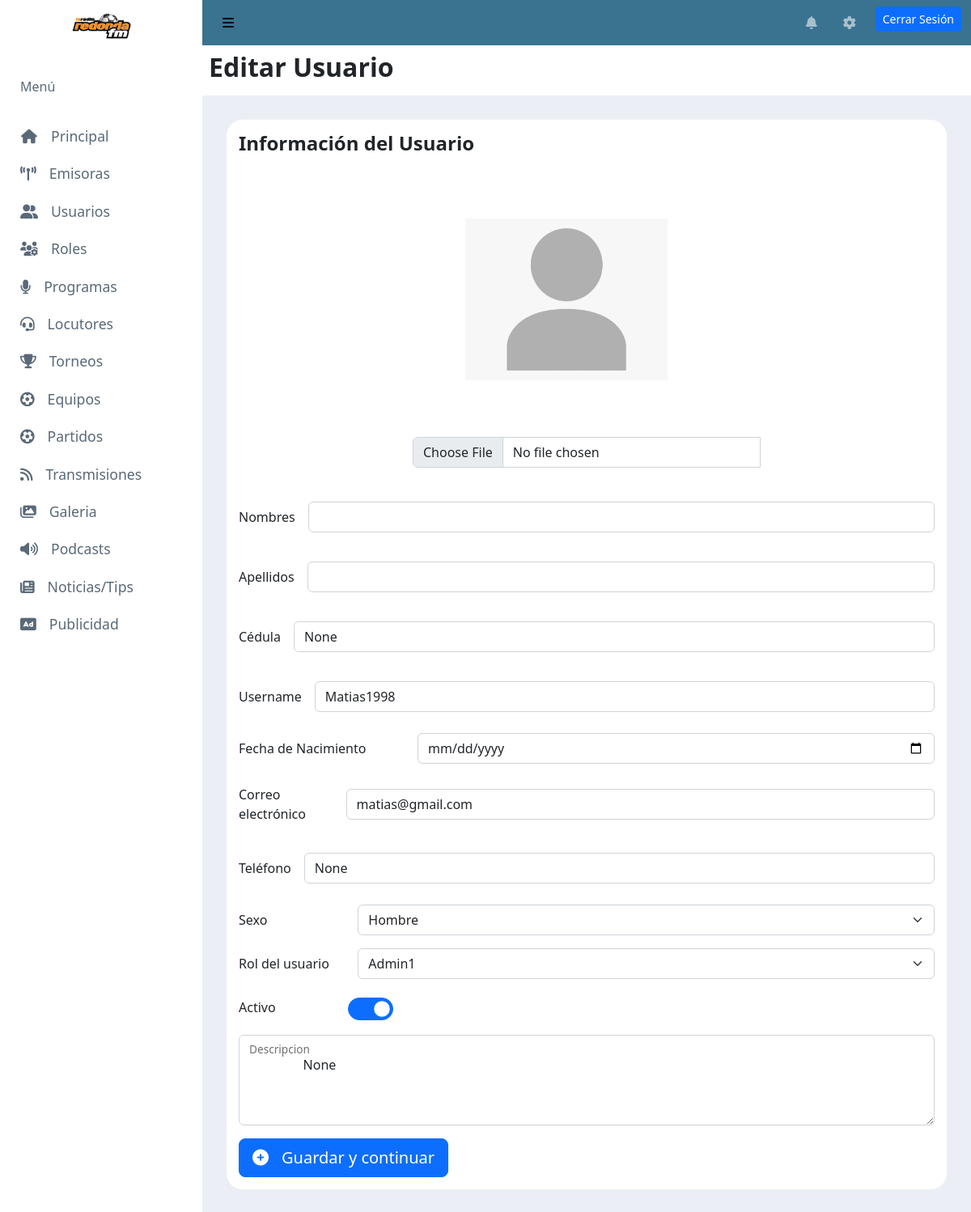
The page /usuarios/editar/14 (signed in) on the database its author committed.
### accounts/models.py (models this page shows, shortened)
class Usuario(AbstractUser):
    username = models.CharField(max_length=50, blank=True, null=True, unique=True)
    sexo = models.CharField(max_length=30, blank=True, null=True)
    email = models.CharField(max_length=40, blank=True, null=True)
    cedula = models.CharField(max_length=11, blank=True, null=True)
    slug = models.SlugField(unique=True)
    fechaNacimiento = models.DateField(db_column='fechaNacimiento', blank=True, null=True)
    telefono = models.CharField(max_length=15, blank=True, null=True)
    descripcion = models.TextField(blank=True, null=True)
    foto = models.CharField(max_length=2080, blank=True, null=True)
    metodo_ingreso = models.CharField(max_length=20, choices=OPCIONES_INGRESO, default='email')
    def has_perm(self, perm, obj=None):
        if super().has_perm(self, perm):
            return True

### WebAdminRadio/custom_views/usuarios_views.py (the view, shortened to what this page needs)
# urls.py: path('usuarios/editar/<int:id_usuario>', usuarios_views.editar_usuario, name='editar_usuario'),
@login_required
@permission_required('accounts.change_usuario', login_url='/permiso-no-autorizado')
def editar_usuario(request: HttpRequest, id_usuario):
    roles = RolGroup.objects.filter(activo=True)
    usuario_editar = Usuario.objects.get(id=id_usuario)
    context = {
        'title': 'Editar Usuario',
        'roles': roles,
        'usuario': usuario_editar,
        'permisos_id': usuario_editar.groups.all().values_list('id', flat=True)
    }
    return render(request,"webAdminRadio/editar_usuario.html", context)

### WebAdminRadio/templatetags/accounts_tags.py (called while the page is built)
@register.filter
def verificar_permiso(usuario: Usuario, nombre_permiso: str):
    return usuario.has_perm(nombre_permiso)

### WebAdminRadio/templates/webAdminRadio/editar_usuario.html (shortened to what this page needs)
{% extends 'webAdminRadio/base_site.html' %}
{% load static %}
{% block page_style %}
<link rel="stylesheet" type="text/css" href="{% static 'webAdminRadio/css/agregar_segmento.css' %}">
<link rel="stylesheet" type="text/css" href="{% static 'webAdminRadio/css/editar_usuario.css' %}">
<link rel="stylesheet" type="text/css" href="{% static 'webAdminRadio/css/componentes/modal_info.css' %}">
{% endblock %}
{% block content %}
    <h4><b>Información del Usuario </b></h4>
    <form id="addLocutor" onsubmit="false" action="{% url 'editar_usuario' usuario.id %}"
        method="POST" enctype="multipart/form-data">
        <div class="d-flex flex-column align-items-center mb-3">
            <div class="img-holder d-flex align-items-center">
                <img id="preview"
                {% if usuario.foto %}
                    src="{{ usuario.foto }}" alt="foto"
                {% else %}
                    src="{% static 'webAdminRadio/images/generic_avatar.png' %}" alt="generic" width="250px" height="200px"
                {% endif %}>
            </div>
            <div class="form-file input-group mb-3 w-50">
                <input type="file" name="archivo" class="form-control" id="imgSegmento" accept=".png, .jpg, .jpeg" oninvalid="this.setCustomValidity('Ingrese una imagen')" oninput="this.setCustomValidity('')">
            </div>
        </div>
        <div class="my-3 row align-items-center ">
            <div class="input-container">
                <label for="nombre" class="me-3">Nombres</label>
                    <input class="form-control" id="nombre" value="{{ usuario.first_name }}" name="nombre" type="text"
                onkeyup="validateName()"required>
            </div>
        </div>
        <div class="my-3 row align-items-center">
            <div class="input-container">
                <label for="apellido" class="me-3">Apellidos</label>
                <input id="apellido" name="apellido" type="text" class="form-control" value="{{ usuario.last_name }}"
                onkeyup="validateLastName()"required>
            </div>
        </div>
        <div class="my-3 row align-items-center">
            <div class="input-container">
                <label for="cedula" class="me-3">Cédula</label>
                <input id="cedula" name="cedula" type="text" class="form-control" value="{{ usuario.cedula }}"
                onkeyup="validateID()"
                    required>
            </div>
        </div>
        <div class="my-3 row align-items-center">
            <div class="input-container">
                <label for="user" class="me-3">Username</label>
                <input id="username" name="username" type="text" class="form-control" value="{{ usuario.username }}"
                onkeyup="validateUsername()"
                    required>
            </div>
        </div>
        <div class="my-3 row align-items-center">
            <div class="col-3">
                <label for="fechaNac">Fecha de Nacimiento</label>
            </div>
            <div class="col-9">
                <input id="fechaNac" name="fechaNac" type="date" class="form-control"
                    value="{{ usuario.fechaNacimiento|date:'Y-m-d' }}" oninvalid="this.setCustomValidity('Ingrese una fecha')"
                    oninput="this.setCustomValidity('')" required>
            </div>
        </div>
        <div class="my-3 row align-items-center">
            <div class="input-container">
                <label for="email" class="me-3">Correo electrónico</label>
                <input id="email" name="email" type="email" class="form-control" value="{{ usuario.email }}"
                onkeyup="validateEmail()"
                    required>
            </div>
        </div>
        <div class="my-3 row align-items-center">
            <div class="input-container">
                <label for="telefono" class="me-3">Teléfono</label>
                <input id="telefono" name="telefono" type="tel" pattern="[0-9]{9,10}" class="form-control"
                onkeyup="validateTelefono()" value="{{ usuario.telefono }}" required>
            </div>
        </div>
        <div class="my-3 row align-items-center">
            <div class="col-2">
                <label >Sexo</label>
            </div>
            <div class="col-10">
                <select  name="sexo" value="noBinario" class="form-select" aria-label="Default select example">
                    {% if usuario.sexo == "hombre"%}
                        <option value="hombre" selected>Hombre</option>
                    {% else %}
                        <option value="hombre">Hombre</option>
                    {%endif %}
                    </select>
            </div>
        </div>
        <div class="my-3 row align-items-center">
            <div class="col-2">
                <label for="tipo_usuario">Rol del usuario</label>
            </div>
            <div class="col-10">
                <select name="roles" class=" form-select" aria-label="Default select example">
                    {% for rol in roles %}
                        <option value="{{ rol.id }}"
                        > {{ rol.name }} </option>
                    {% endfor %}
                </select>
            </div>
        </div>
        <div class="my-3 row align-items-center">
            <div class="col-2">
                <label class="form-check-label" for="flexSwitchCheckChecked">Activo</label>
            </div>
            <div class="col-10 fs-3 form-check form-switch">
                <input name="activo" class="form-check-input" type="checkbox"
                {% if usuario.is_active %}
                    checked
                {% endif %}
                role="switch" id="flexSwitchCheckChecked">
            </div>
        </div>
        <div class="my-3 form-floating">
            <textarea name="descripcion"  class="form-control" style="height: 7rem;" placeholder="Leave a comment here" id="floatingTextarea">
                {{usuario.descripcion}}
            </textarea>
            <label for="floatingTextarea">Descripcion</label>
        </div>
        <button type="submit" class="btn btn-primary btn-lg submit">
            <i class="fas fa-plus-circle"></i>Guardar y continuar
        </button>
    </form>
{% endblock %}

### WebAdminRadio/static/webAdminRadio/css/base_site.css (style rules this page uses)
a i, .submit i { margin-right: 1rem; }

### WebAdminRadio/static/webAdminRadio/css/agregar_segmento.css (style rules this page uses)
.img-holder { margin: 20px; height: 300px; width: 300px; overflow: hidden; }
#preview { max-width: 100%; max-height: 100%; }

### WebAdminRadio/static/webAdminRadio/css/editar_usuario.css (style rules this page uses)
.input-container { width: 100%; display: flex; align-items: center; margin: 10px 0; position: relative; }

### rows shown on the page
Usuario: cedula "None", username "Matias1998", email "matias@gmail.com", telefono "None", sexo "Hombre", is_active "☑", descripcion "None"

### other values the page prints
{{ title }} "Editar Usuario"
form field roles "Admin1"
